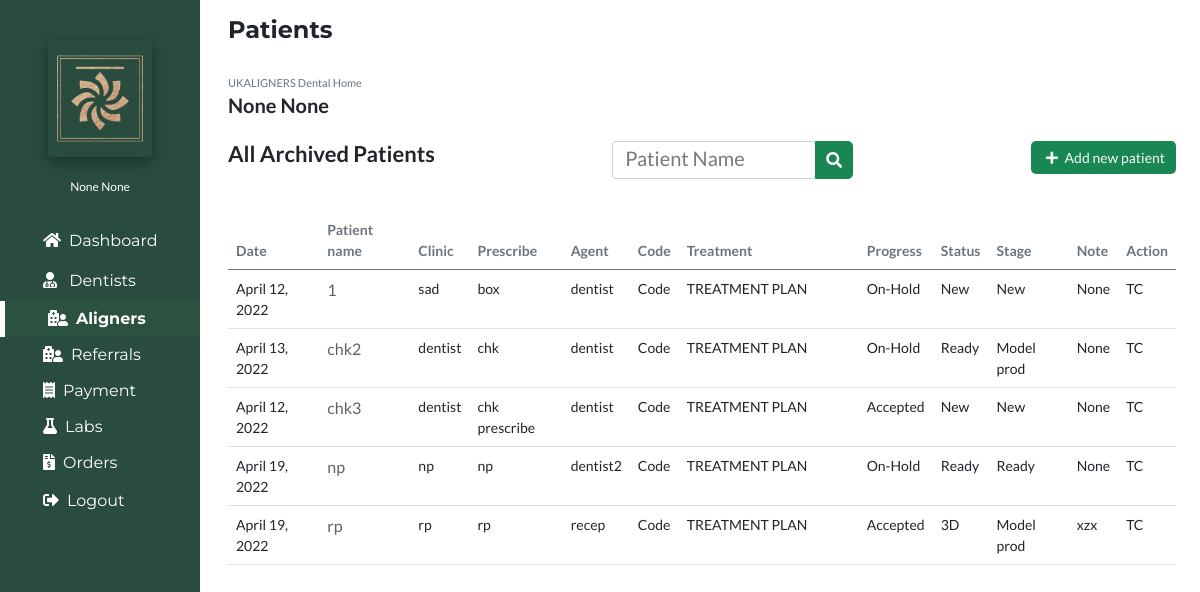
The page /patientarchived (signed in) on the database its author committed.
### account/models.py (models this page shows, shortened)
class Account(AbstractBaseUser):
	email 					= models.EmailField(verbose_name="email", max_length=60, unique=True)
	username 				= models.CharField(max_length=30, unique=True)
	date_joined				= models.DateTimeField(verbose_name='date joined', auto_now_add=True)
	last_login				= models.DateTimeField(verbose_name='last login', auto_now=True)
	first_name				= models.CharField(max_length=50, null=True)
	last_name				= models.CharField(max_length=50, null=True)
	is_admin				= models.BooleanField(default=False)
	is_active				= models.BooleanField(default=True)
	is_staff				= models.BooleanField(default=False)
	is_superuser			= models.BooleanField(default=False)
	is_reception			= models.BooleanField(default=False)
	is_nurse				= models.BooleanField(default=False)
	is_dentist				= models.BooleanField(default=False)
	hide_email				= models.BooleanField(default=True)
	USERNAME_FIELD = 'username'
	REQUIRED_FIELDS = ['email']
	objects = MyAccountManager()
	def __str__(self):
		return self.username

### portfolioApp/models.py (models this page shows, shortened)
class Patient(models.Model):
    Dentist=models.ForeignKey(User,on_delete=models.CASCADE)
    Prescriber=models.CharField(max_length=100,null=True)
    Clinic=models.CharField(max_length=300,null=True)
    Email=models.CharField(max_length=300,null=True)
    Telephone=models.CharField(max_length=300,null=True)
    PatientName=models.CharField(max_length=100,null=True)
    Sex=models.CharField(max_length=100,null=True)
    TreatmentInPast=models.CharField(max_length=100,null=True)
    Age=models.CharField(max_length=100,null=True)
    Address1=models.CharField(max_length=100,null=True)
    Address2=models.CharField(max_length=100,null=True)
    OralScan=models.CharField(max_length=100,null=True)
    Impression=models.CharField(max_length=100,null=True)
    UpperJaw=models.FileField(null=True)
    LowerJaw=models.FileField(null=True)
    Photo1=models.ImageField(null=True)
    Photo2=models.ImageField(null=True)
    Photo3=models.ImageField(null=True)
    Photo4=models.ImageField(null=True)
    Treatment=models.CharField(max_length=150,null=True, choices=(("TREATMENT PLAN: includes 3D visualisation and STL files to print models in house","TREATMENT PLAN: includes 3D visualisation and STL files to print models in house"),("Full TREATMENT: including 3D and all set of aligners","Full TREATMENT: including 3D and all set of aligners")))
    TreatmentRequired=models.CharField(max_length=150,null=True)
    Aligners=models.CharField(max_length=150,null=True)
    TreatmentLimit=models.CharField(max_length=150,null=True)
    Overbite=models.CharField(max_length=150,null=True)
    Overjet=models.CharField(max_length=150,null=True)
    Expension=models.CharField(max_length=150,null=True)
    IPR=models.CharField(max_length=150,null=True)
    Procline=models.CharField(max_length=150,null=True)
    Distalize=models.CharField(max_length=150,null=True)
    UpperMidline=models.CharField(max_length=150,null=True)
    LoverMidline=models.CharField(max_length=150,null=True)
    ArchForm=models.CharField(max_length=150,null=True)
    PCrossbite=models.CharField(max_length=150,null=True)
    Hint1=models.CharField(max_length=150,null=True)
    Hint2=models.CharField(max_length=150,null=True)
    Hint3=models.CharField(max_length=150,null=True)
    DentistNote=models.TextField(default="Not Added",null=True)
    AdminNote=models.TextField(default="Not Added",null=True)
    Status=models.CharField(max_length=120,default="Pending",null=True,choices=(("3D","3D"),("Ready","Ready"),("Waiting Acceptance","Waiting Acceptance")))
    InternalStatus=models.CharField(max_length=30,null=True,default="On")
    Date=models.DateField(auto_now_add=True)
    file=models.FileField(null=True)
    AdminStatus = models.CharField(max_length=1000,null=True)
    Stage = models.CharField(max_length=1000,null=True, choices=(("File sent","File sent"),("Model prod","Model prod"),("Aligner prod","Aligner prod"),("Ready","Ready")))
    Note = models.CharField(max_length=10000,null=True)
    Action = models.CharField(max_length=1000,null=True,choices=(("In progress","In progress"),("TC","TC")))
    Progress = models.CharField(max_length=1000,null=True, blank=True, choices=(("Accept","Accept"),("Review","Review"),("Decline","Decline"),("On-Hold","On-Hold"),("New","New")))
    UpperArch = models.IntegerField(default=0, null=True, blank=True)
    LowerArch = models.IntegerField(default=0,null=True, blank=True)
    UpperArchMaterial = models.CharField(max_length=50,null=True, blank=True)
    LowerArchMaterial = models.CharField(max_length=50,null=True, blank=True)

### portfolioApp/views.py (the view)
# urls.py: path('patientarchived', views.patientarchived, name='patientarchived'),
@login_required(login_url='login')
def patientarchived(request):
    if request.user.is_admin:
        mypatients=Patient.objects.filter(Action="TC").order_by("PatientName")
    else:
        mypatients=Patient.objects.filter(Action="TC", Dentist=request.user).order_by("PatientName")
    context={
        'patients':'active',
        'mypatients':mypatients,
    }
    return render(request,'patientarchived.html',context)

### portfolioApp/templates/patientarchived.html (shortened to what this page needs)
{% extends 'base.html' %}
{% load static %}
{% block body %}
<section class="px-4">
<h4 class="py-3"><b>Patients</b></h4>
<div class="">
<span class="text-secondary">UKALIGNERS Dental Home</span>
<h6><b>{{user.first_name}} {{user.last_name}}</b></h6>
<div class="d-flex justify-content-between py-3">
<h5><b>All Archived Patients</b></h5>
<div class="search-bar">
<div class="input-group">
  <div class="form-outline">
  <form action="{% url 'patientsearchresults' %}" method="get">
    <input type="search" id="patientName"  class="form-control" placeholder="Patient Name" name="PatientSearchQuery" />
  </div>
  <button type="submit" class="btn btn-success bg-success">
    <i class="fas fa-search"></i>
  </button>
</div>
</div>
<div class="add-new">
<a href="{% url 'addnewpatient' %}" class="btn btn-sm text-light bg-success"><i class="fas fa-plus mx-1"></i> Add new patient</a>
</div>
</div>
<div class="col-sm-12 px-0 pb-3 my-3 table-responsive"style="font-size:14px;">
<table class="table ">
<thead class="text-secondary">
<tr>
  <th scope="col">Date</th>
  <th scope="col">Patient name</th>
  <th scope="col">Clinic</th>
  <th scope="col">Prescribe</th>
  <th scope="col">Agent</th>
  <th scope="col">Code</th>
  <th scope="col">Treatment</th>
  <th scope="col">Progress</th>
  <th scope="col">Status</th>
  <th scope="col">Stage</th>
  <th scope="col">Note</th>
  <th scope="col">Action</th>
</tr>
</thead>
<tbody>
{% for patients in mypatients %}
<tr>
<td>{{patients.Date}}</td>
{% if not user.is_staff or user.is_superuser %}
<td><a href="/patientdetail/{{patients.id}}/">{{patients.PatientName}} {{patients.PatientSurname}}</a></td>
{% else %}
<td class="text-secondary">{{patients.PatientName}} {{patients.PatientSurname}}</td>
{% endif %}
<td>{{patients.Clinic}}</td>
<td>{{patients.Prescriber}}</td>
<td>{{patients.Dentist}}</td>
<td>Code</td>
{% if patients.Treatment == "Full TREATMENT: including 3D and all set of aligners" %}
  <td style="width: 180px;">Full TREATMENT</td>
{% else %}
  <td style="width: 180px;">TREATMENT PLAN</td>
{% endif %}
<td>{{patients.Progress}}</td>
<td>{{patients.Status}}</td>
<td>{{patients.Stage}}</td>
<td style="max-width:300px;">{{patients.Note}}</td>
<td>{{patients.Action}}</td>
</tr>
{% endfor %}
</tbody>
</table>
</div>
</div>
</section>
{% endblock body %}

### portfolioApp/templates/sidebar.html (shortened to what this page needs)
{% load static %}
<!DOCTYPE html>
<html lang="en">
 <head>
    <link rel="stylesheet" href="{% static 'css/all.min.css' %}" >
    <link href="{% static 'css/bootstrap.min.css' %} " rel="stylesheet">
    <link rel="stylesheet" href="{% static 'css/fontawesome.css' %}" >
    <link rel="stylesheet" href="https://cdnjs.cloudflare.com/ajax/libs/font-awesome/4.7.0/css/font-awesome.min.css">
    <link rel="stylesheet" href="{% static 'css/animated.css' %}" >
    <link rel="stylesheet" href="{% static 'css/owl.css' %}" >
    <link href="https://unpkg.com/aos@2.3.1/dist/aos.css" rel="stylesheet">
</head>
<body>
{% if user.is_superuser %}
<div class="col-sm-2 py-4"style="background:#294C3E;position:fixed;left:0;min-height:1600px;">
{% else %}
<div class="col-sm-2 py-4"style="background:rgb(40 40 41);position:fixed;left:0;min-height:1600px;">
{% endif %}
{% if user.is_superuser %}
<div class="logo text-center rounded p-2 mx-5 mt-3"style="box-shadow: rgba(0, 0, 0, 0.35) 0px 5px 15px;">
<img class="img-fluid"src="{% static 'images/Logo4.png' %} " style="object-fit:cover;width:100px;height:101px;" alt="Logo">
</div>
{% endif %}
<div class="username text-center mt-3"><span style="font-size:12px;color:white;">{{user.first_name}} {{user.last_name}}</span></div>
<nav class="nav flex-column py-4"style="font-family: 'Montserrat', sans-serif;">
<a href="{% url 'dashboard' %}" class="nav-link {{dashboard}}"style="padding-left:35px;color:white;"><i class="fas fa-home mx-2"></i>Dashboard</a>
{% if user.is_superuser %}
<a href="{% url 'dentists' %}" class="nav-link {{dentists}}"style="padding-left:35px;color:white;"><i class="fas fa-user-md mx-2"></i> Dentists</a>
{% endif %}
<a  class="dropdown-btn nav-link {{patients}}"style="padding-left:35px;color:white;"><i class="fas fa-hospital-user mx-2"></i>Aligners</a>
<a  class="dropdown-btn nav-link {{referral}}"style="padding-left:35px;color:white;"><i class="fas fa-hospital-user mx-2"></i>Referrals</a>
{% if user.is_superuser or user.is_staff %}
<a  class="dropdown-btn nav-link {{payment}}"style="padding-left:35px;color:white;"><i class="fas  fa-receipt mx-2"></i>Payment</a>
{% endif %}
{% if user.is_superuser or user.is_staff %}
<a  class="dropdown-btn nav-link {{labs}}"style="padding-left:35px;color:white;"><i class="fas fa-flask mx-2"></i>Labs</a>
{% endif %}
{% if user.is_superuser or user.is_staff %}
<a  class="dropdown-btn nav-link {{orders}}"style="padding-left:35px;color:white;"><i class="fas fa-file-invoice-dollar mx-2"></i>Orders</a>
{% endif %}
<a href="{% url 'logout' %}" class="nav-link {{logout}}"style="padding-left:35px;color:white;"><i class="fas fa-sign-out-alt mx-2"></i>Logout</a>
</nav>
</div>
</body>
</html>

### portfolioApp/templates/base.html (style rules this page uses)
body { margin:0px; padding:0px; font-family: 'Lato', sans-serif; overflow-x: hidden; background:white; }
span,p { font-size:11px; color:black; }
h4 { font-family: 'Montserrat', sans-serif; }
::placeholder { color:#797979 !important; }
input, input::-webkit-input-placeholder { font-size: 13px; }
.btn { border-radius:5px; padding:5px 10px 5px 10px; background:#1B3229; }
a { text-decoration:none; color:#616161; }
a.nav-link.active { color: #96d3aa; border-left: 5px solid white; font-weight: bold; background: rgba(84, 248, 69, 0.035); }

### portfolioApp/templates/sidebar.html (style rules this page uses)
body { margin:0px; padding:0px; font-family: 'Lato', sans-serif; overflow-x: hidden; background:white; }
span { font-size:11px; color:black; }
h4 { font-family: 'Montserrat', sans-serif; font-size:24px; }
h5 { font-size:22px }
h6 { font-size:20px; }
::placeholder { color:#797979 !important; }
input, input::-webkit-input-placeholder { font-size: 20px; }
.btn { border-radius:5px; padding:5px 10px 5px 10px; background:#1B3229; }
a { text-decoration:none; color:#616161; font-size:16px; }
a.nav-link.active { color: #96d3aa; border-left: 5px solid white; font-weight: bold; background: rgba(84, 248, 69, 0.035); }
.dropdown-btn { padding: 6px 8px 6px 16px; text-decoration: none; color: white; display: block; border: none; background: none; width: 100%; cursor: pointer; outline: none; }

### rows shown on the page
Account: first_name "None", last_name "None"
Patient: Date "April 12, 2022", PatientName "1", Clinic "sad", Prescriber "box", Dentist "dentist", shows "TREATMENT PLAN", Progress "On-Hold", Status "New", Stage "New", Note "None", Action "TC"
Patient: Date "April 13, 2022", PatientName "chk2", Clinic "dentist", Prescriber "chk", Dentist "dentist", shows "TREATMENT PLAN", Progress "On-Hold", Status "Ready", Stage "Model prod", Note "None", Action "TC"
Patient: Date "April 12, 2022", PatientName "chk3", Clinic "dentist", Prescriber "chk prescribe", Dentist "dentist", shows "TREATMENT PLAN", Progress "Accepted", Status "New", Stage "New", Note "None", Action "TC"
Patient: Date "April 19, 2022", PatientName "np", Clinic "np", Prescriber "np", Dentist "dentist2", shows "TREATMENT PLAN", Progress "On-Hold", Status "Ready", Stage "Ready", Note "None", Action "TC"
Patient: Date "April 19, 2022", PatientName "rp", Clinic "rp", Prescriber "rp", Dentist "recep", shows "TREATMENT PLAN", Progress "Accepted", Status "3D", Stage "Model prod", Note "xzx", Action "TC"
